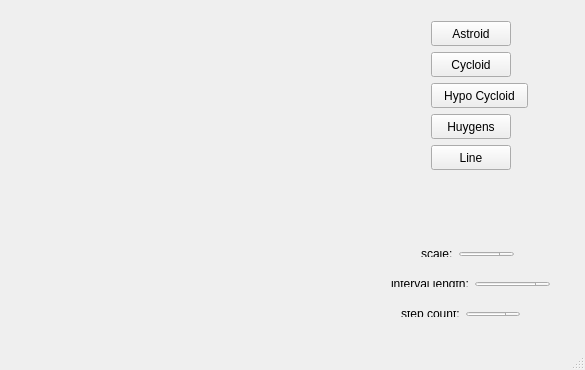
<?xml version="1.0" encoding="UTF-8"?>
<ui version="4.0">
 <class>MainWindow</class>
 <widget class="QMainWindow" name="MainWindow">
  <property name="geometry">
   <rect>
    <x>0</x>
    <y>0</y>
    <width>585</width>
    <height>370</height>
   </rect>
  </property>
  <property name="windowTitle">
   <string>MainWindow</string>
  </property>
  <widget class="QWidget" name="centralWidget">
   <widget class="RenderArea" name="renderArea" native="true">
    <property name="geometry">
     <rect>
      <x>10</x>
      <y>10</y>
      <width>277</width>
      <height>319</height>
     </rect>
    </property>
   </widget>
   <widget class="QPushButton" name="btnAstroid">
    <property name="geometry">
     <rect>
      <x>431</x>
      <y>21</y>
      <width>80</width>
      <height>25</height>
     </rect>
    </property>
    <property name="text">
     <string>Astroid</string>
    </property>
   </widget>
   <widget class="QPushButton" name="btnCycloid">
    <property name="geometry">
     <rect>
      <x>431</x>
      <y>52</y>
      <width>80</width>
      <height>25</height>
     </rect>
    </property>
    <property name="text">
     <string>Cycloid</string>
    </property>
   </widget>
   <widget class="QPushButton" name="bntHuygens">
    <property name="geometry">
     <rect>
      <x>431</x>
      <y>114</y>
      <width>80</width>
      <height>25</height>
     </rect>
    </property>
    <property name="text">
     <string>Huygens</string>
    </property>
   </widget>
   <widget class="QPushButton" name="bntHypoCycloid">
    <property name="geometry">
     <rect>
      <x>431</x>
      <y>83</y>
      <width>97</width>
      <height>25</height>
     </rect>
    </property>
    <property name="text">
     <string>Hypo Cycloid</string>
    </property>
   </widget>
   <widget class="QPushButton" name="btnLine">
    <property name="geometry">
     <rect>
      <x>431</x>
      <y>145</y>
      <width>80</width>
      <height>25</height>
     </rect>
    </property>
    <property name="text">
     <string>Line</string>
    </property>
   </widget>
   <widget class="QWidget" name="">
    <property name="geometry">
     <rect>
      <x>410</x>
      <y>240</y>
      <width>115</width>
      <height>28</height>
     </rect>
    </property>
    <layout class="QHBoxLayout" name="horizontalLayout">
     <item>
      <widget class="QLabel" name="label">
       <property name="text">
        <string>scale:</string>
       </property>
      </widget>
     </item>
     <item>
      <widget class="QDoubleSpinBox" name="spinScale">
       <property name="decimals">
        <number>1</number>
       </property>
       <property name="singleStep">
        <double>1.000000000000000</double>
       </property>
      </widget>
     </item>
    </layout>
   </widget>
   <widget class="QWidget" name="">
    <property name="geometry">
     <rect>
      <x>380</x>
      <y>270</y>
      <width>181</width>
      <height>28</height>
     </rect>
    </property>
    <layout class="QHBoxLayout" name="horizontalLayout_2">
     <item>
      <widget class="QLabel" name="label_2">
       <property name="text">
        <string>interval length:</string>
       </property>
      </widget>
     </item>
     <item>
      <widget class="QDoubleSpinBox" name="spinInterval">
       <property name="decimals">
        <number>1</number>
       </property>
       <property name="maximum">
        <double>100.000000000000000</double>
       </property>
       <property name="singleStep">
        <double>0.100000000000000</double>
       </property>
      </widget>
     </item>
    </layout>
   </widget>
   <widget class="QWidget" name="">
    <property name="geometry">
     <rect>
      <x>390</x>
      <y>300</y>
      <width>141</width>
      <height>28</height>
     </rect>
    </property>
    <layout class="QHBoxLayout" name="horizontalLayout_3">
     <item>
      <widget class="QLabel" name="label_3">
       <property name="text">
        <string>step count:</string>
       </property>
      </widget>
     </item>
     <item>
      <widget class="QSpinBox" name="spinCount">
       <property name="maximum">
        <number>512</number>
       </property>
       <property name="singleStep">
        <number>1</number>
       </property>
      </widget>
     </item>
    </layout>
   </widget>
  </widget>
  <widget class="QStatusBar" name="statusBar"/>
 </widget>
 <layoutdefault spacing="6" margin="11"/>
 <customwidgets>
  <customwidget>
   <class>RenderArea</class>
   <extends>QWidget</extends>
   <header>renderarea.h</header>
   <container>1</container>
  </customwidget>
 </customwidgets>
 <resources/>
 <connections/>
</ui>
